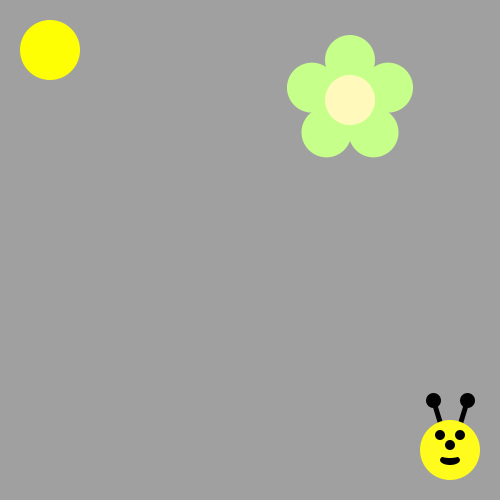
Frame 1 (no input)
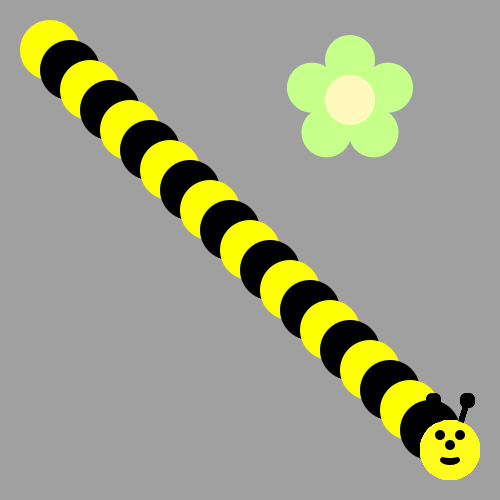
Frame 60 (the mouse pressed at the canvas centre just before this capture)
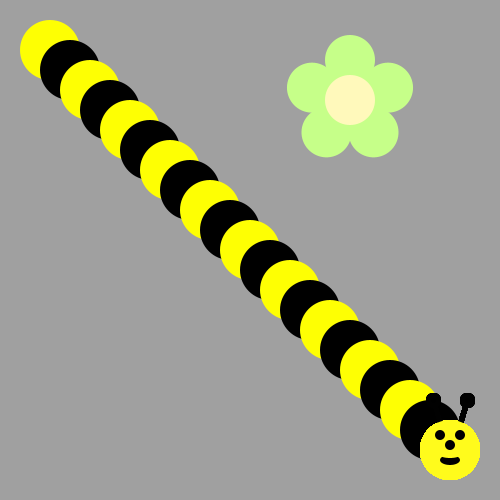
Frame 120 (the mouse held since frame 60 and released just before this capture)

The Processing sketch that drew these frames (run headless with seeded random() and noise(); from frame 60 on, the mouse is pressed at the canvas centre):

// Processing sketch: Bumble_Bee
// ── Bumble_Bee.pde

int i=0;
void draw() {
/*Use a loop to make a body for the Bee!
Then put his head on using drawBeeFace(x,y)
Use Modulo to make the colors alternate 
*/
//for (int i=0;i<400;i+=20){

if (i<400){
  if(i%40==0){
    fill(#FEFF03);}
    else{
    fill(0);}
ellipse(i+50,i+50,60,60);
i+=20;}
drawBeeFace(450,450);
//}
}




void drawFlower(int x, int y) {
     noStroke();
     translate(x, y);
     // draw 5 petals, rotating after each one<
     fill(#c6ff89);      // green
      for (int i = 0; i < 5; i++) {
           ellipse(0, -40, 50, 50);
          rotate(radians(72));
     }
     fill(#fff9bb); // light yellow
     ellipse(0, 0, 50, 50);
} 
void drawBeeFace(int BeeFaceX, int BeeFaceY) {
     noStroke();
     fill(0, 0, 0);
     stroke(1);
     strokeWeight(5);
     line(BeeFaceX-10, BeeFaceY-27, BeeFaceX-17, BeeFaceY-50);
     line(BeeFaceX+10, BeeFaceY-27, BeeFaceX+17, BeeFaceY-50);
     ellipse(BeeFaceX-17, BeeFaceY-50, 10, 10);
     ellipse(BeeFaceX+17, BeeFaceY-50, 10, 10);
     noStroke();
     fill(255, 251, 28);
     ellipse(BeeFaceX, BeeFaceY, 60, 60); // face
     fill(255, 237, 209);
     fill(0,0,0);
      ellipse(BeeFaceX-10, BeeFaceY-15, 10, 10); // eyes
     ellipse(BeeFaceX+10, BeeFaceY-15, 10, 10);
      ellipse(BeeFaceX, BeeFaceY-5, 10, 10); // nose
      ellipse(BeeFaceX, BeeFaceY+10, 20, 10);// mouth
     fill(255, 251, 28);
     ellipse(BeeFaceX, BeeFaceY+5, 20, 6);
}

void setup() {
  
     ellipseMode(CENTER);
     size(500, 500);
     background(160, 160, 160);
      drawFlower(350, 100);
}
